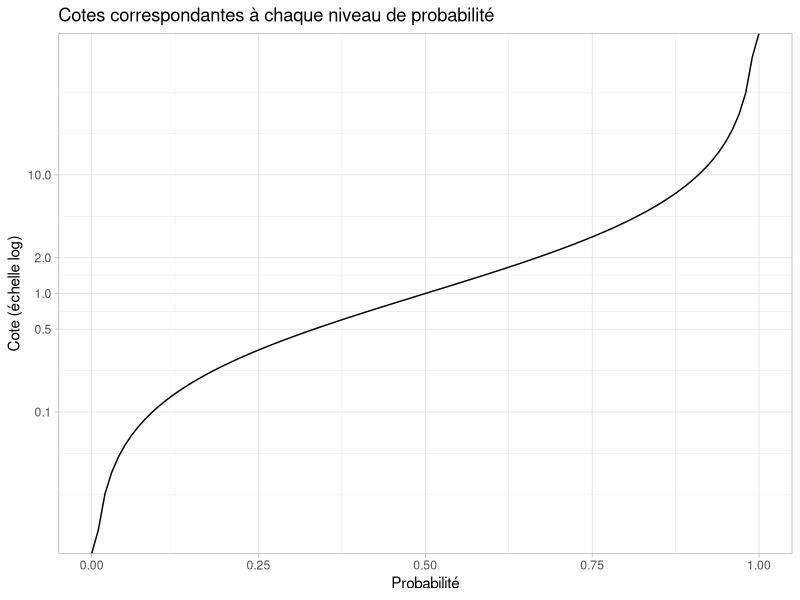

The R script that drew this image:
## ---- chunk 1
knitr::opts_chunk$set(collapse = TRUE)
library(dplyr)
library(ggplot2)
df <- tibble(probs = numeric(101),
             cote = numeric(101))


df %>% mutate(probs = seq(0, 1, 0.01),
              cote = probs/(1-probs)) -> df


## ---- chunk 2
df %>% ggplot(aes(x = probs, y = cote)) + 
  geom_line() + 
  scale_y_log10(breaks = c(0.1, 0.5, 1, 2, 10)) + 
  labs(title = "Cotes correspondantes à chaque niveau de probabilité",
       x = "Probabilité", y = "Cote (échelle log)") + 
  theme_light()
